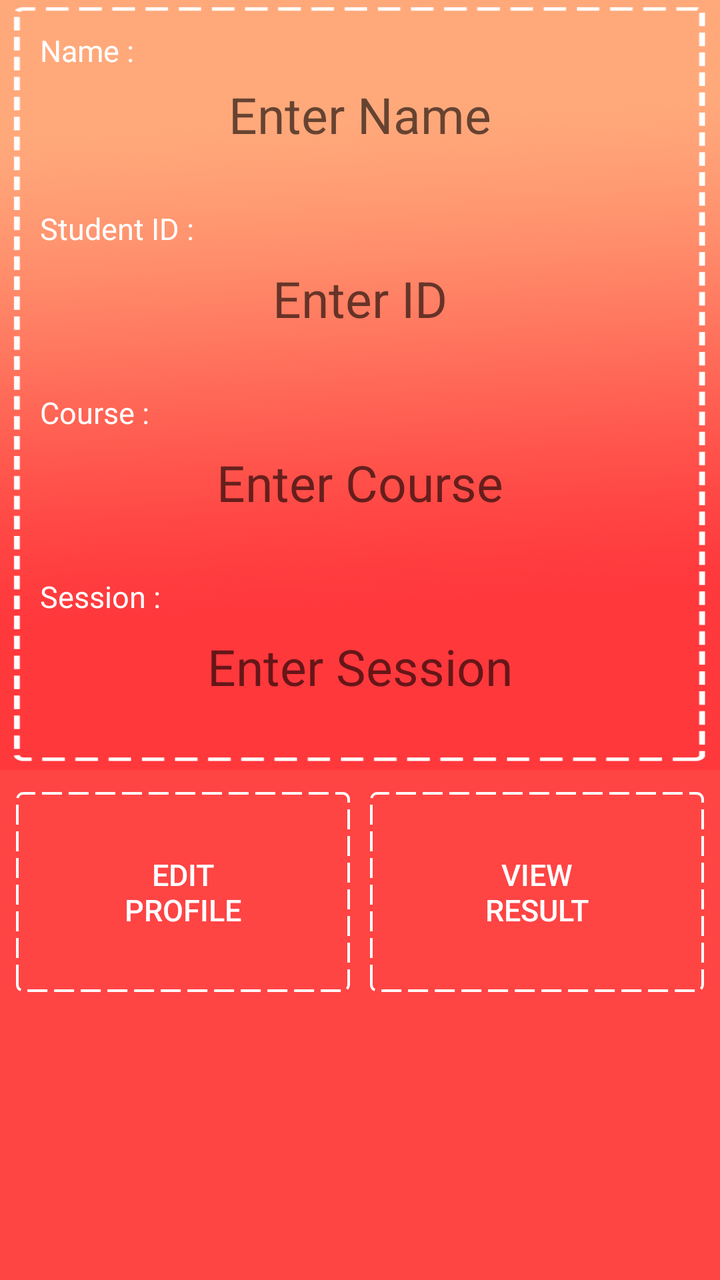
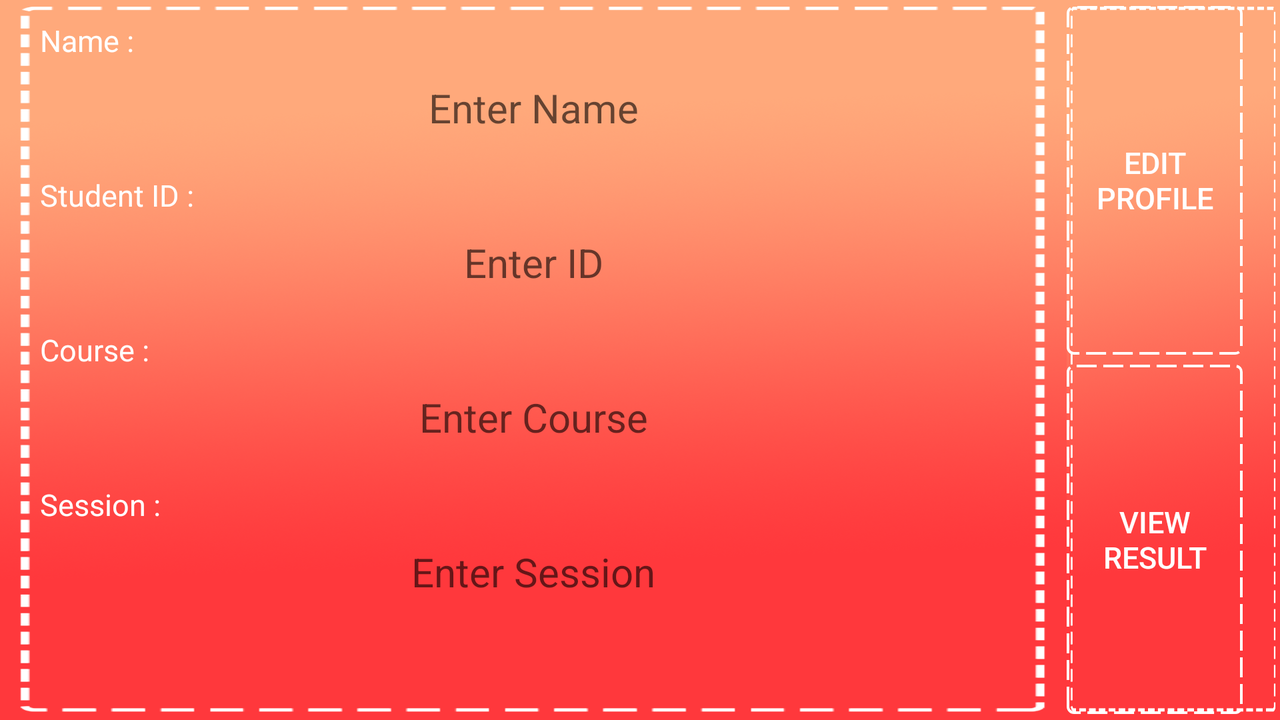

First picture: res/layout/ on a phone held upright. Second picture: the repository's own variant of that layout, on a device whose configuration matches the variant's folder. Source for both follows.
<!-- AndroidManifest.xml: application theme AppTheme -->
<!-- res/layout/fragment_mark_profile.xml -->
<?xml version="1.0" encoding="utf-8"?>
<LinearLayout xmlns:android="http://schemas.android.com/apk/res/android"
              xmlns:tools="http://schemas.android.com/tools"
              android:orientation="vertical"
              android:layout_width="match_parent"
              android:layout_height="match_parent"
              android:weightSum="1">

    <LinearLayout
        android:orientation="vertical"
        android:layout_width="match_parent"
        android:layout_height="385dp"
        android:background="@drawable/background">

        <TextView
            android:layout_width="match_parent"
            android:layout_height="wrap_content"
            android:text="@string/profile_name"
            android:textSize="15sp"
            android:textColor="@android:color/white"
            android:paddingStart="20dp"
            android:paddingTop="15dp"/>

        <EditText
            android:id="@+id/profile_name"
            android:layout_width="match_parent"
            android:layout_height="wrap_content"
            android:hint="@string/profile_name_hint"
            android:textSize="25sp"
            android:textColor="@android:color/white"
            android:textAlignment="center"
            android:layout_marginStart="13dp"
            android:layout_marginEnd="13dp"
            android:layout_marginTop="5dp"
            android:background="@android:color/transparent"/>

        <TextView
            android:layout_width="match_parent"
            android:layout_height="wrap_content"
            android:text="@string/profile_id"
            android:textSize="15sp"
            android:textColor="@android:color/white"
            android:paddingStart="20dp"
            android:paddingTop="30dp"/>

        <EditText
            android:id="@+id/profile_id"
            android:layout_width="match_parent"
            android:layout_height="wrap_content"
            android:hint="@string/profile_id_hint"
            android:textSize="25sp"
            android:textColor="@android:color/white"
            android:textAlignment="center"
            android:layout_marginStart="13dp"
            android:layout_marginEnd="13dp"
            android:layout_marginTop="8dp"
            android:background="@android:color/transparent"/>

        <TextView
            android:layout_width="match_parent"
            android:layout_height="wrap_content"
            android:text="@string/profile_course"
            android:textSize="15sp"
            android:textColor="@android:color/white"
            android:paddingStart="20dp"
            android:paddingTop="30dp"/>

        <EditText
            android:id="@+id/profile_course"
            android:layout_width="match_parent"
            android:layout_height="wrap_content"
            android:hint="@string/profile_course_hint"
            android:textSize="25sp"
            android:textColor="@android:color/white"
            android:textAlignment="center"
            android:layout_marginStart="13dp"
            android:layout_marginEnd="13dp"
            android:layout_marginTop="8dp"
            android:background="@android:color/transparent"/>

        <TextView
            android:layout_width="match_parent"
            android:layout_height="wrap_content"
            android:text="@string/profile_sem"
            android:textSize="15sp"
            android:textColor="@android:color/white"
            android:paddingStart="20dp"
            android:paddingTop="30dp"/>

        <EditText
            android:id="@+id/profile_sem"
            android:layout_width="match_parent"
            android:layout_height="wrap_content"
            android:hint="@string/profile_sem_hint"
            android:textSize="25sp"
            android:textColor="@android:color/white"
            android:textAlignment="center"
            android:layout_marginStart="13dp"
            android:layout_marginEnd="13dp"
            android:layout_marginTop="8dp"
            android:background="@android:color/transparent"/>

    </LinearLayout>

    <LinearLayout
        android:orientation="horizontal"
        android:layout_width="match_parent"
        android:layout_height="match_parent"
        android:background="@android:color/holo_red_light">

        <Button
            android:id="@+id/edit_profile"
            android:text="@string/edit_profile"
            android:textColor="@android:color/white"
            android:textSize="15sp"
            android:layout_width="wrap_content"
            android:layout_height="100dp"
            android:layout_weight="1"
            android:layout_marginStart="8dp"
            android:layout_marginEnd="10dp"
            android:layout_marginTop="11dp"
            android:background="@drawable/button"/>

        <Button
            android:id="@+id/view_result"
            android:text="@string/view_result"
            android:textColor="@android:color/white"
            android:textSize="15sp"
            android:layout_width="wrap_content"
            android:layout_height="100dp"
            android:layout_weight="1"
            android:layout_marginEnd="8dp"
            android:layout_marginTop="11dp"
            android:background="@drawable/button"/>

    </LinearLayout>

</LinearLayout>
<!-- resources referenced by this layout -->
<resources>
  <!-- drawable background: png bitmap (drawable, 272803 bytes) -->
  <!-- drawable button (drawable) -->
  <?xml version="1.0" encoding="utf-8"?>
  <shape xmlns:android="http://schemas.android.com/apk/res/android"
         android:shape="rectangle"
         android:background="@android:color/transparent">
  
      <corners android:radius="3dp" />
      <stroke android:width="4px"
              android:dashGap="10px"
              android:dashWidth="10dp"
              android:color="#FFFFFF" />
  </shape>
  <string name="edit_profile">Edit\nProfile</string>
  <string name="profile_course">Course :</string>
  <string name="profile_course_hint">Enter Course</string>
  <string name="profile_id">Student ID :</string>
  <string name="profile_id_hint">Enter ID</string>
  <string name="profile_name">Name :</string>
  <string name="profile_name_hint">Enter Name</string>
  <string name="profile_sem">Session :</string>
  <string name="profile_sem_hint">Enter Session</string>
  <string name="view_result">View\nResult</string>
  <style name="AppTheme" parent="Theme.AppCompat.Light.DarkActionBar">
          
          <item name="colorPrimary">@color/colorPrimary</item>
          <item name="colorPrimaryDark">@color/colorPrimaryDark</item>
          <item name="colorAccent">@color/colorAccent</item>
      </style>
  <color name="colorPrimary">#F44336</color>
  <color name="colorPrimaryDark">#C3352B</color>
  <color name="colorAccent">#FF4081</color>
</resources>
<!-- res/layout-land/fragment_mark_profile.xml (the repository's variant of the layout above) -->
<!-- drawn on the phone turned sideways -->
<?xml version="1.0" encoding="utf-8"?>
<LinearLayout xmlns:android="http://schemas.android.com/apk/res/android"
              xmlns:tools="http://schemas.android.com/tools"
              android:orientation="horizontal"
              android:layout_width="match_parent"
              android:layout_height="match_parent">

    <LinearLayout
        android:orientation="vertical"
        android:layout_width="match_parent"
        android:layout_height="wrap_content"
        android:background="@drawable/background"
        android:layout_weight="1">

        <TextView
            android:layout_width="match_parent"
            android:layout_height="wrap_content"
            android:text="@string/profile_name"
            android:textSize="15sp"
            android:textColor="@android:color/white"
            android:paddingStart="20dp"
            android:paddingTop="10dp"/>

        <EditText
            android:id="@+id/profile_name"
            android:layout_width="match_parent"
            android:layout_height="wrap_content"
            android:hint="@string/profile_name_hint"
            android:textSize="20sp"
            android:textColor="@android:color/white"
            android:textAlignment="center"
            android:layout_marginStart="13dp"
            android:layout_marginEnd="13dp"
            android:layout_marginTop="10dp"
            android:background="@android:color/transparent"/>

        <TextView
            android:layout_width="match_parent"
            android:layout_height="wrap_content"
            android:text="@string/profile_id"
            android:textSize="15sp"
            android:textColor="@android:color/white"
            android:paddingStart="20dp"
            android:paddingTop="20dp"/>

        <EditText
            android:id="@+id/profile_id"
            android:layout_width="match_parent"
            android:layout_height="wrap_content"
            android:hint="@string/profile_id_hint"
            android:textSize="20sp"
            android:textColor="@android:color/white"
            android:textAlignment="center"
            android:layout_marginStart="13dp"
            android:layout_marginEnd="13dp"
            android:layout_marginTop="10dp"
            android:background="@android:color/transparent"/>

        <TextView
            android:layout_width="match_parent"
            android:layout_height="wrap_content"
            android:text="@string/profile_course"
            android:textSize="15sp"
            android:textColor="@android:color/white"
            android:paddingStart="20dp"
            android:paddingTop="20dp"/>

        <EditText
            android:id="@+id/profile_course"
            android:layout_width="match_parent"
            android:layout_height="wrap_content"
            android:hint="@string/profile_course_hint"
            android:textSize="20sp"
            android:textColor="@android:color/white"
            android:textAlignment="center"
            android:layout_marginStart="13dp"
            android:layout_marginEnd="13dp"
            android:layout_marginTop="10dp"
            android:background="@android:color/transparent"/>

        <TextView
            android:layout_width="match_parent"
            android:layout_height="wrap_content"
            android:text="@string/profile_sem"
            android:textSize="15sp"
            android:textColor="@android:color/white"
            android:paddingStart="20dp"
            android:paddingTop="20dp"/>

        <EditText
            android:id="@+id/profile_sem"
            android:layout_width="match_parent"
            android:layout_height="wrap_content"
            android:hint="@string/profile_sem_hint"
            android:textSize="20sp"
            android:textColor="@android:color/white"
            android:textAlignment="center"
            android:layout_marginStart="13dp"
            android:layout_marginEnd="13dp"
            android:layout_marginTop="10dp"
            android:background="@android:color/transparent"/>

    </LinearLayout>

    <LinearLayout
        android:orientation="vertical"
        android:layout_width="match_parent"
        android:layout_height="match_parent"
        android:background="@drawable/background"
        android:layout_weight="5">

        <Button
            android:id="@+id/edit_profile"
            android:text="@string/edit_profile"
            android:textColor="@android:color/white"
            android:textSize="15sp"
            android:layout_width="wrap_content"
            android:layout_height="0dp"
            android:layout_weight="1"
            android:layout_marginTop="3dp"
            android:background="@drawable/button"/>

        <Button
            android:id="@+id/view_result"
            android:text="@string/view_result"
            android:textColor="@android:color/white"
            android:textSize="15sp"
            android:layout_width="wrap_content"
            android:layout_height="0dp"
            android:layout_weight="1"
            android:layout_marginTop="5dp"
            android:layout_marginBottom="3dp"
            android:background="@drawable/button"/>

    </LinearLayout>

</LinearLayout>
